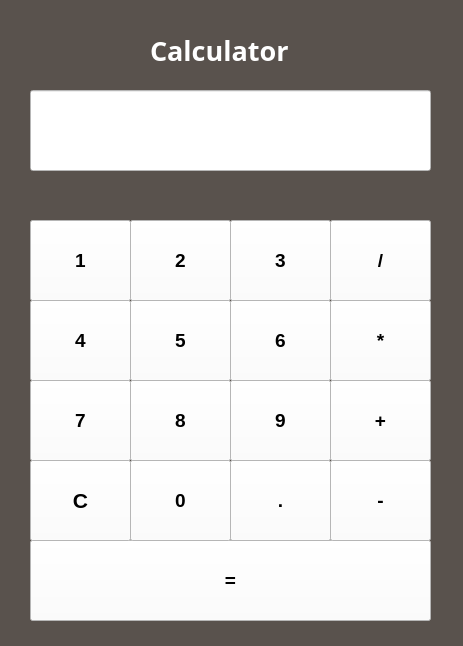
<?xml version="1.0" encoding="UTF-8"?>
<ui version="4.0">
 <class>MainWindow</class>
 <widget class="QMainWindow" name="MainWindow">
  <property name="geometry">
   <rect>
    <x>0</x>
    <y>0</y>
    <width>463</width>
    <height>646</height>
   </rect>
  </property>
  <property name="font">
   <font>
    <pointsize>14</pointsize>
    <weight>75</weight>
    <bold>true</bold>
   </font>
  </property>
  <property name="windowTitle">
   <string>MainWindow</string>
  </property>
  <property name="styleSheet">
   <string notr="true">background-color: rgb(89, 82, 77);</string>
  </property>
  <widget class="QWidget" name="centralwidget">
   <widget class="QLabel" name="label">
    <property name="geometry">
     <rect>
      <x>150</x>
      <y>30</y>
      <width>171</width>
      <height>41</height>
     </rect>
    </property>
    <property name="font">
     <font>
      <family>HP Simplified</family>
      <pointsize>20</pointsize>
      <weight>75</weight>
      <bold>true</bold>
     </font>
    </property>
    <property name="styleSheet">
     <string notr="true">color: rgb(255, 255, 255);</string>
    </property>
    <property name="text">
     <string>Calculator</string>
    </property>
   </widget>
   <widget class="QPushButton" name="one">
    <property name="geometry">
     <rect>
      <x>30</x>
      <y>220</y>
      <width>101</width>
      <height>81</height>
     </rect>
    </property>
    <property name="font">
     <font>
      <pointsize>14</pointsize>
      <weight>75</weight>
      <bold>true</bold>
     </font>
    </property>
    <property name="styleSheet">
     <string notr="true">background-color: rgb(255, 255, 255);</string>
    </property>
    <property name="text">
     <string>1</string>
    </property>
   </widget>
   <widget class="QPushButton" name="two">
    <property name="geometry">
     <rect>
      <x>130</x>
      <y>220</y>
      <width>101</width>
      <height>81</height>
     </rect>
    </property>
    <property name="font">
     <font>
      <pointsize>14</pointsize>
      <weight>75</weight>
      <bold>true</bold>
     </font>
    </property>
    <property name="styleSheet">
     <string notr="true">background-color: rgb(255, 255, 255);</string>
    </property>
    <property name="text">
     <string>2</string>
    </property>
   </widget>
   <widget class="QPushButton" name="three">
    <property name="geometry">
     <rect>
      <x>230</x>
      <y>220</y>
      <width>101</width>
      <height>81</height>
     </rect>
    </property>
    <property name="font">
     <font>
      <pointsize>14</pointsize>
      <weight>75</weight>
      <bold>true</bold>
     </font>
    </property>
    <property name="styleSheet">
     <string notr="true">background-color: rgb(255, 255, 255);</string>
    </property>
    <property name="text">
     <string>3</string>
    </property>
   </widget>
   <widget class="QPushButton" name="div">
    <property name="geometry">
     <rect>
      <x>330</x>
      <y>220</y>
      <width>101</width>
      <height>81</height>
     </rect>
    </property>
    <property name="font">
     <font>
      <pointsize>14</pointsize>
      <weight>75</weight>
      <bold>true</bold>
     </font>
    </property>
    <property name="styleSheet">
     <string notr="true">background-color: rgb(255, 255, 255);</string>
    </property>
    <property name="text">
     <string>/</string>
    </property>
   </widget>
   <widget class="QPushButton" name="four">
    <property name="geometry">
     <rect>
      <x>30</x>
      <y>300</y>
      <width>101</width>
      <height>81</height>
     </rect>
    </property>
    <property name="font">
     <font>
      <pointsize>14</pointsize>
      <weight>75</weight>
      <bold>true</bold>
     </font>
    </property>
    <property name="styleSheet">
     <string notr="true">background-color: rgb(255, 255, 255);</string>
    </property>
    <property name="text">
     <string>4</string>
    </property>
   </widget>
   <widget class="QPushButton" name="six">
    <property name="geometry">
     <rect>
      <x>230</x>
      <y>300</y>
      <width>101</width>
      <height>81</height>
     </rect>
    </property>
    <property name="font">
     <font>
      <pointsize>14</pointsize>
      <weight>75</weight>
      <bold>true</bold>
     </font>
    </property>
    <property name="styleSheet">
     <string notr="true">background-color: rgb(255, 255, 255);</string>
    </property>
    <property name="text">
     <string>6</string>
    </property>
   </widget>
   <widget class="QPushButton" name="mul">
    <property name="geometry">
     <rect>
      <x>330</x>
      <y>300</y>
      <width>101</width>
      <height>81</height>
     </rect>
    </property>
    <property name="font">
     <font>
      <pointsize>14</pointsize>
      <weight>75</weight>
      <bold>true</bold>
     </font>
    </property>
    <property name="styleSheet">
     <string notr="true">background-color: rgb(255, 255, 255);</string>
    </property>
    <property name="text">
     <string>*</string>
    </property>
   </widget>
   <widget class="QPushButton" name="five">
    <property name="geometry">
     <rect>
      <x>130</x>
      <y>300</y>
      <width>101</width>
      <height>81</height>
     </rect>
    </property>
    <property name="font">
     <font>
      <pointsize>14</pointsize>
      <weight>75</weight>
      <bold>true</bold>
     </font>
    </property>
    <property name="styleSheet">
     <string notr="true">background-color: rgb(255, 255, 255);</string>
    </property>
    <property name="text">
     <string>5</string>
    </property>
   </widget>
   <widget class="QPushButton" name="seven">
    <property name="geometry">
     <rect>
      <x>30</x>
      <y>380</y>
      <width>101</width>
      <height>81</height>
     </rect>
    </property>
    <property name="font">
     <font>
      <pointsize>14</pointsize>
      <weight>75</weight>
      <bold>true</bold>
     </font>
    </property>
    <property name="styleSheet">
     <string notr="true">background-color: rgb(255, 255, 255);</string>
    </property>
    <property name="text">
     <string>7</string>
    </property>
   </widget>
   <widget class="QPushButton" name="nine">
    <property name="geometry">
     <rect>
      <x>230</x>
      <y>380</y>
      <width>101</width>
      <height>81</height>
     </rect>
    </property>
    <property name="font">
     <font>
      <pointsize>14</pointsize>
      <weight>75</weight>
      <bold>true</bold>
     </font>
    </property>
    <property name="styleSheet">
     <string notr="true">background-color: rgb(255, 255, 255);</string>
    </property>
    <property name="text">
     <string>9</string>
    </property>
   </widget>
   <widget class="QPushButton" name="add">
    <property name="geometry">
     <rect>
      <x>330</x>
      <y>380</y>
      <width>101</width>
      <height>81</height>
     </rect>
    </property>
    <property name="font">
     <font>
      <pointsize>14</pointsize>
      <weight>75</weight>
      <bold>true</bold>
     </font>
    </property>
    <property name="styleSheet">
     <string notr="true">background-color: rgb(255, 255, 255);</string>
    </property>
    <property name="text">
     <string>+</string>
    </property>
   </widget>
   <widget class="QPushButton" name="eight">
    <property name="geometry">
     <rect>
      <x>130</x>
      <y>380</y>
      <width>101</width>
      <height>81</height>
     </rect>
    </property>
    <property name="font">
     <font>
      <pointsize>14</pointsize>
      <weight>75</weight>
      <bold>true</bold>
     </font>
    </property>
    <property name="styleSheet">
     <string notr="true">background-color: rgb(255, 255, 255);</string>
    </property>
    <property name="text">
     <string>8</string>
    </property>
   </widget>
   <widget class="QPushButton" name="dec">
    <property name="geometry">
     <rect>
      <x>230</x>
      <y>460</y>
      <width>101</width>
      <height>81</height>
     </rect>
    </property>
    <property name="font">
     <font>
      <pointsize>14</pointsize>
      <weight>75</weight>
      <bold>true</bold>
     </font>
    </property>
    <property name="styleSheet">
     <string notr="true">background-color: rgb(255, 255, 255);</string>
    </property>
    <property name="text">
     <string>.</string>
    </property>
   </widget>
   <widget class="QPushButton" name="equals">
    <property name="geometry">
     <rect>
      <x>30</x>
      <y>540</y>
      <width>401</width>
      <height>81</height>
     </rect>
    </property>
    <property name="font">
     <font>
      <pointsize>14</pointsize>
      <weight>75</weight>
      <bold>true</bold>
     </font>
    </property>
    <property name="styleSheet">
     <string notr="true">background-color: rgb(255, 255, 255);</string>
    </property>
    <property name="text">
     <string>=</string>
    </property>
   </widget>
   <widget class="QPushButton" name="sub">
    <property name="geometry">
     <rect>
      <x>330</x>
      <y>460</y>
      <width>101</width>
      <height>81</height>
     </rect>
    </property>
    <property name="font">
     <font>
      <pointsize>14</pointsize>
      <weight>75</weight>
      <bold>true</bold>
     </font>
    </property>
    <property name="styleSheet">
     <string notr="true">background-color: rgb(255, 255, 255);</string>
    </property>
    <property name="text">
     <string>-</string>
    </property>
   </widget>
   <widget class="QPushButton" name="zero">
    <property name="geometry">
     <rect>
      <x>130</x>
      <y>460</y>
      <width>101</width>
      <height>81</height>
     </rect>
    </property>
    <property name="font">
     <font>
      <pointsize>14</pointsize>
      <weight>75</weight>
      <bold>true</bold>
     </font>
    </property>
    <property name="styleSheet">
     <string notr="true">background-color: rgb(255, 255, 255);</string>
    </property>
    <property name="text">
     <string>0</string>
    </property>
   </widget>
   <widget class="QLineEdit" name="ip">
    <property name="geometry">
     <rect>
      <x>30</x>
      <y>90</y>
      <width>401</width>
      <height>81</height>
     </rect>
    </property>
    <property name="font">
     <font>
      <pointsize>18</pointsize>
     </font>
    </property>
    <property name="styleSheet">
     <string notr="true">background-color: rgb(255, 255, 255);</string>
    </property>
   </widget>
   <widget class="QPushButton" name="clear">
    <property name="geometry">
     <rect>
      <x>30</x>
      <y>460</y>
      <width>101</width>
      <height>81</height>
     </rect>
    </property>
    <property name="font">
     <font>
      <pointsize>16</pointsize>
      <weight>75</weight>
      <bold>true</bold>
     </font>
    </property>
    <property name="styleSheet">
     <string notr="true">background-color: rgb(255, 255, 255);</string>
    </property>
    <property name="text">
     <string>C</string>
    </property>
   </widget>
  </widget>
  <widget class="QStatusBar" name="statusbar"/>
 </widget>
 <resources/>
 <connections/>
</ui>
